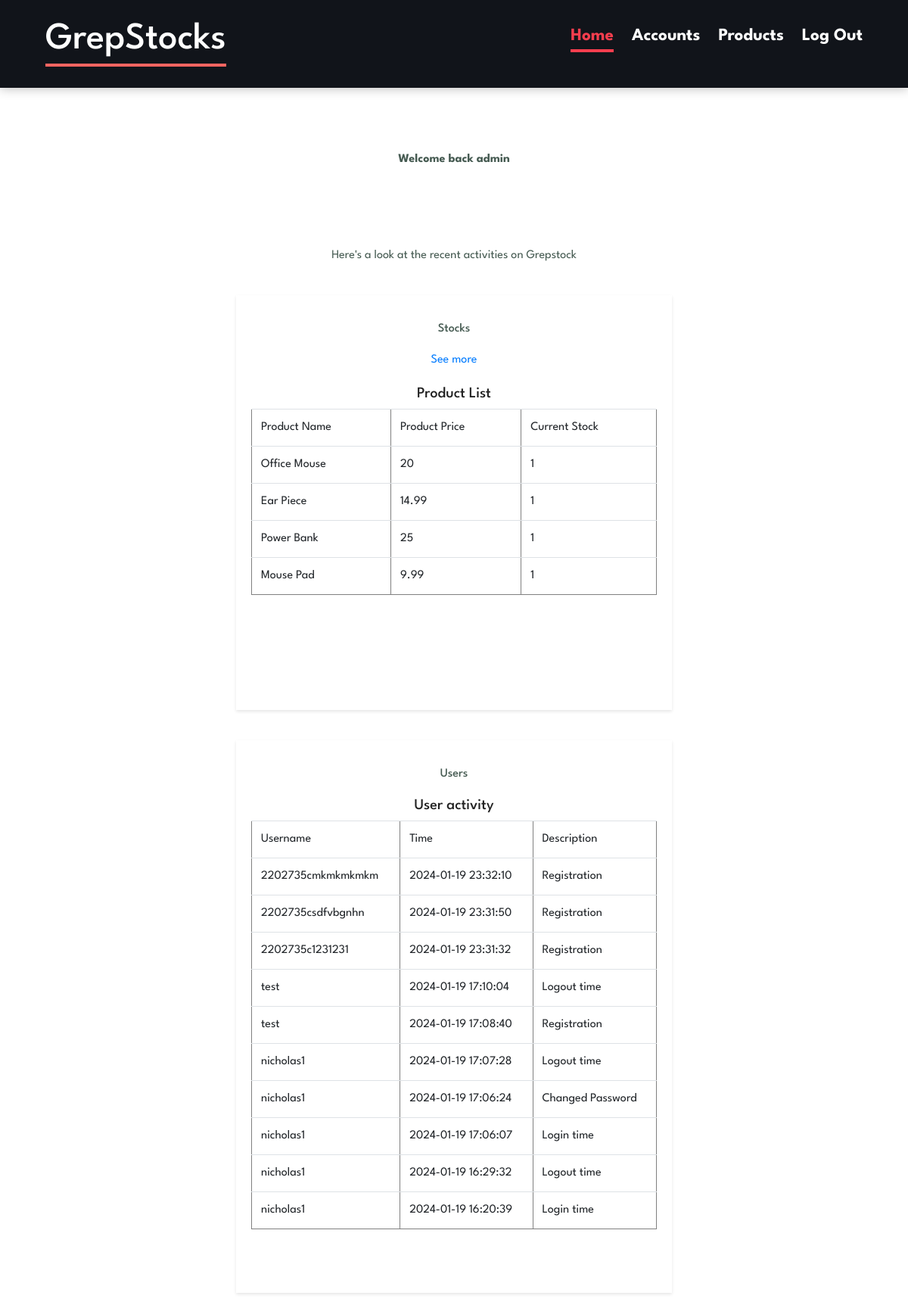
Screenshot of /Admin/adminHome.php (signed in) with the database file from the repository.
### tables this page shows
CREATE TABLE `products` (
  `productID` int(11) NOT NULL,
  `productName` varchar(255) NOT NULL,
  `productDescription` text NOT NULL,
  `productPrice` double NOT NULL,
  `currentStock` int(11) NOT NULL,
  `productPictureID` int(11) NOT NULL,
  `productBrand` varchar(255) NOT NULL
);

### Admin/adminHome.php (the view, shortened to what this page needs)
<?php
    include("connection.php");
    function displayProducts($con)
    {
        $statement = $con->prepare("SELECT productName, productPrice, currentStock FROM products");
        $statement->execute();
        $result = $statement->get_result();
        echo "<h4><center>Product List</center></h4>";
        echo "<table border='1' class='table'>";
        echo "<tr><td>Product Name</td><td>Product Price</td><td>Current Stock</td></tr>";
        while ($row = $result->fetch_assoc()) {
            echo "<tr>";
            echo "<td>" . $row['productName'] . "</td>";
            echo "<td>" . $row['productPrice'] . "</td>";
            echo "<td>" . $row['currentStock'] . "</td>";
            echo "</tr>";
        }
        echo "</table><br><br>";
    }
    function displayUserLog($con)
    {
        $statement = $con->prepare("SELECT * FROM userLog ORDER BY time DESC LIMIT 10");
        $statement->execute();
        $result = $statement->get_result();
        $maxRow = 0;
        echo "<h4><center>User activity</center></h4>";
        echo "<table border='1' class='table'>";
        echo "<tr><td>Username</td><td>Time</td><td>Description</td></tr>";
        while ($row = $result->fetch_assoc()) {
            if($maxRow < 10){
            echo "<tr>";
            echo "<td>" . $row['username'] . "</td>";
            echo "<td>" . $row['time'] . "</td>";
            echo "<td>" . $row['description'] . "</td>";
            echo "</tr>";
            $maxRow ++;
        }else{
            break;
        }
    }
    echo "</table><br><br>";
    }
?>
<!DOCTYPE html>
<html lang="en">
<head>
    <link rel="stylesheet" href="https://stackpath.bootstrapcdn.com/bootstrap/4.5.2/css/bootstrap.min.css">
    <link rel="stylesheet" href="../css/grepstock.css">
</head>
<body>
    <div>
        <?php include 'adminNavbar.php'; ?>
        <br><br>
    </div>
    <div>
        <h1>
            <p style="text-align:center;"><b>Welcome back <?php
                echo $_SESSION['username'];
            ?></b><p>
        </h1>
        <br><br>
    </div>
    <div>
        <p style="text-align:center;">Here's a look at the recent activities on Grepstock</p>
    </div>
<div class="flex-containerHome">
    <div class="containerHome">
        <h4>
            <p style="text-align:center;">Stocks<p>
        </h4>
        <p style="text-align:center;">
            <a href="adminProducts.php" style="text-align: center;">See more</a>
            <?php displayProducts($con)?>
            <br><br>
        </p>
    </div>
    <div class="containerHome">
        <h4>
            <p style="text-align:center;">Users<p>
        </h4>
        <?php displayUserLog($con)?>
  </div>
</div>
</body>
</html>

### css/grepstock.css (style rules this page uses)
* { margin: 0; padding: 0; box-sizing: border-box; scroll-behavior: smooth; font-family: 'League Spartan', sans-serif; }
body { height: 100%; background-color: white; }
h1 { font-size: 50px; line-height: 64px; color: #222; }
h4 { font-size: 20px; color: #222; }
p { font-size: 16px; color: #465b52; margin: 15px 0 20px 0; }
body, .main-wrapper { display: flex; flex-direction: column; min-height: 100vh; }
.containerHome { width: 48%; margin: 20px; padding: 20px; background-color: #ffffff; box-shadow: 0 2px 4px rgba(0,0,0,0.1); display: inline-block; vertical-align: top; }
.flex-containerHome { display: flex; justify-content: space-around; flex-wrap: wrap; }

### rows the page displays
products: productName "Office Mouse", productPrice "20", currentStock "1"
products: productName "Ear Piece", productPrice "14.99", currentStock "1"
products: productName "Power Bank", productPrice "25", currentStock "1"
products: productName "Mouse Pad", productPrice "9.99", currentStock "1"

### other values shown
$_SESSION['username'] "admin"
$row['username'] "2202735cmkmkmkmkm"
$row['time'] "2024-01-19 23:32:10"
$row['description'] "Registration"
$row['username'] "2202735csdfvbgnhn"
$row['time'] "2024-01-19 23:31:50"
$row['username'] "2202735c1231231"
$row['time'] "2024-01-19 23:31:32"
$row['username'] "test"
$row['time'] "2024-01-19 17:10:04"
$row['description'] "Logout time"
$row['time'] "2024-01-19 17:08:40"
$row['username'] "nicholas1"
$row['time'] "2024-01-19 17:07:28"
$row['time'] "2024-01-19 17:06:24"
